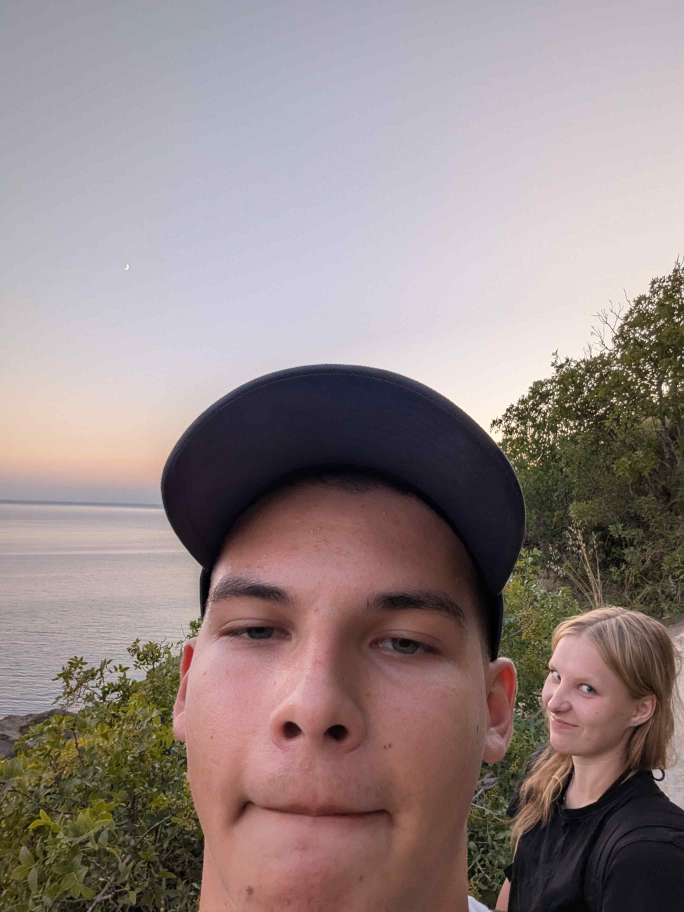
#> input picture compressed.jpg, 2736 x 3648 px (shown at 1/4 size)
$ python -i quality.py   (imports and definitions only)
#> lines starting #> are read from the running program, lines starting #| are printed output that depends on the picture
from PIL import Image, ImageFilter, ImageStat


def analyze_quality(path):

#> called with path = '../../compressed.jpg'
    image = Image.open(
        path
    ).convert(
        "L"
    )
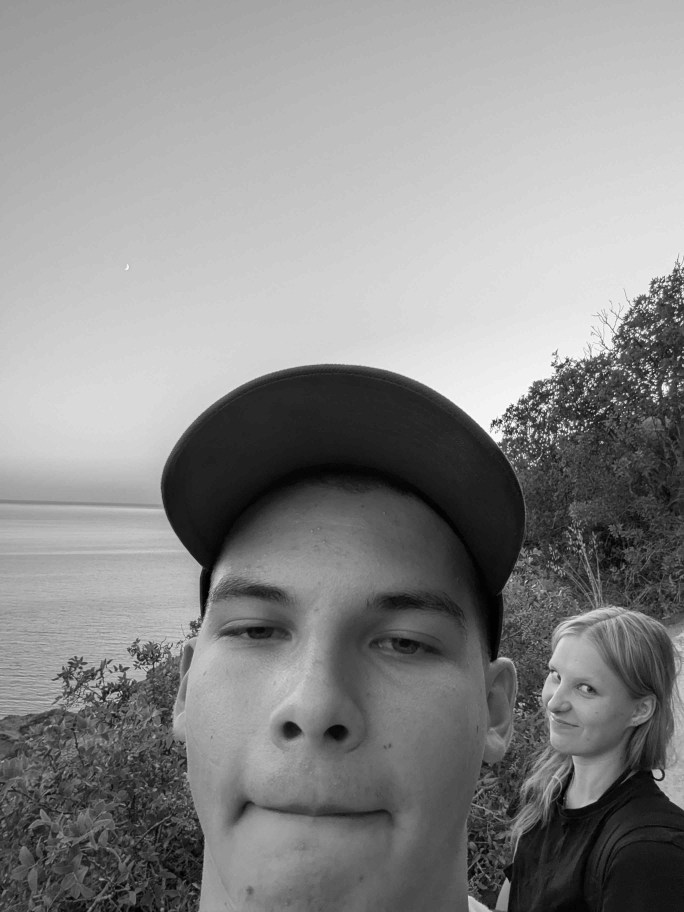
#> image: PIL image 2736x3648 L (shown at 1/4 size); min 0, max 254, mean 137.9


    # Оригинал и размытая версия

    blurred = image.filter(
        ImageFilter.GaussianBlur(
            radius=5
        )
    )


    pixels = list(
        image.getdata()
    )
#> pixels = 9980928 items

    blur_pixels = list(
        blurred.getdata()
    )
#> blur_pixels = 9980928 items


    # Анализ резкости

    difference = []


    for original, blur in zip(
        pixels,
        blur_pixels
    ):

        difference.append(
            abs(
                original - blur
            )
        )
#> after the loop, difference = 9980928 items


    sharpness = sum(
        difference
    ) / len(
        difference
    )
#> sharpness = 3.89


    sharpness_score = min(
        round(
            sharpness * 5,
            1
        ),
        100
    )
#> sharpness_score = 19.4


    # Яркость

    stat = ImageStat.Stat(
        image
    )


    brightness = stat.mean[0]
#> brightness = 137.9


    if brightness < 40:

        light_status = "Очень тёмное 🌑"


    elif brightness > 210:

        light_status = "Очень светлое ☀️"


    else:

        light_status = "Нормальное"


    # Контраст

    contrast = stat.stddev[0]
#> contrast = 67.26


    # Шум через края

    edges = image.filter(
        ImageFilter.FIND_EDGES
    )
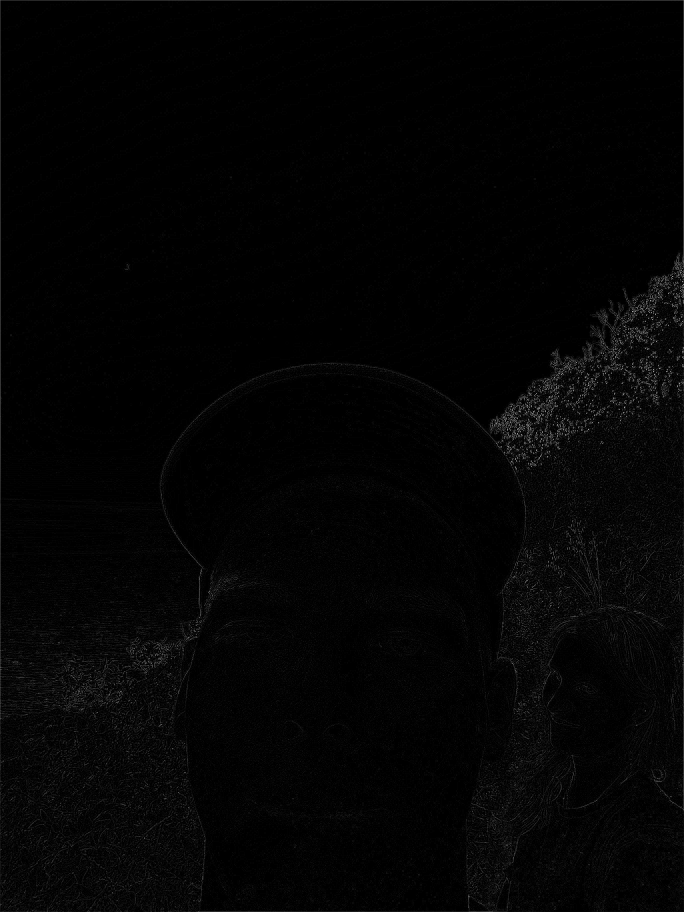
#> edges: PIL image 2736x3648 L (shown at 1/4 size); min 0, max 255, mean 3.8


    edge_stat = ImageStat.Stat(
        edges
    )


    noise_value = edge_stat.mean[0]
#> noise_value = 3.8


    if noise_value > 25:

        noise = "Высокий"

    elif noise_value > 10:

        noise = "Средний"

    else:

        noise = "Низкий"


    # Общая оценка

    score = (

        sharpness_score * 0.5

        +

        min(
            contrast * 2,
            100
        ) * 0.3

        +

        (100 - min(noise_value,100))
        * 0.2

    )
#> score = 58.94


    score = round(
        score,
        1
    )
#> score = 58.9


    if score >= 80:

        verdict = "🔥 Отличное качество"

    elif score >= 60:

        verdict = "👍 Хорошее качество"

    elif score >= 40:

        verdict = "👌 Среднее качество"

    else:

        verdict = "⚠️ Низкое качество"


    return {

        "score":
            score,

        "verdict":
            verdict,

        "sharpness":
            sharpness_score,

        "brightness":
            round(
                brightness,
                1
            ),

        "light_status":
            light_status,

        "contrast":
            round(
                contrast,
                1
            ),

        "noise":
            noise

    }

>>> result = analyze_quality('../../compressed.jpg')
#> result = {'score': 58.9, 'verdict': '👌 Среднее качество', 'sharpness': 19.4, 'brightness': 137.9, 'light_status': 'Нормальное', 'contrast': 67.3, 'noise': 'Низкий'}
